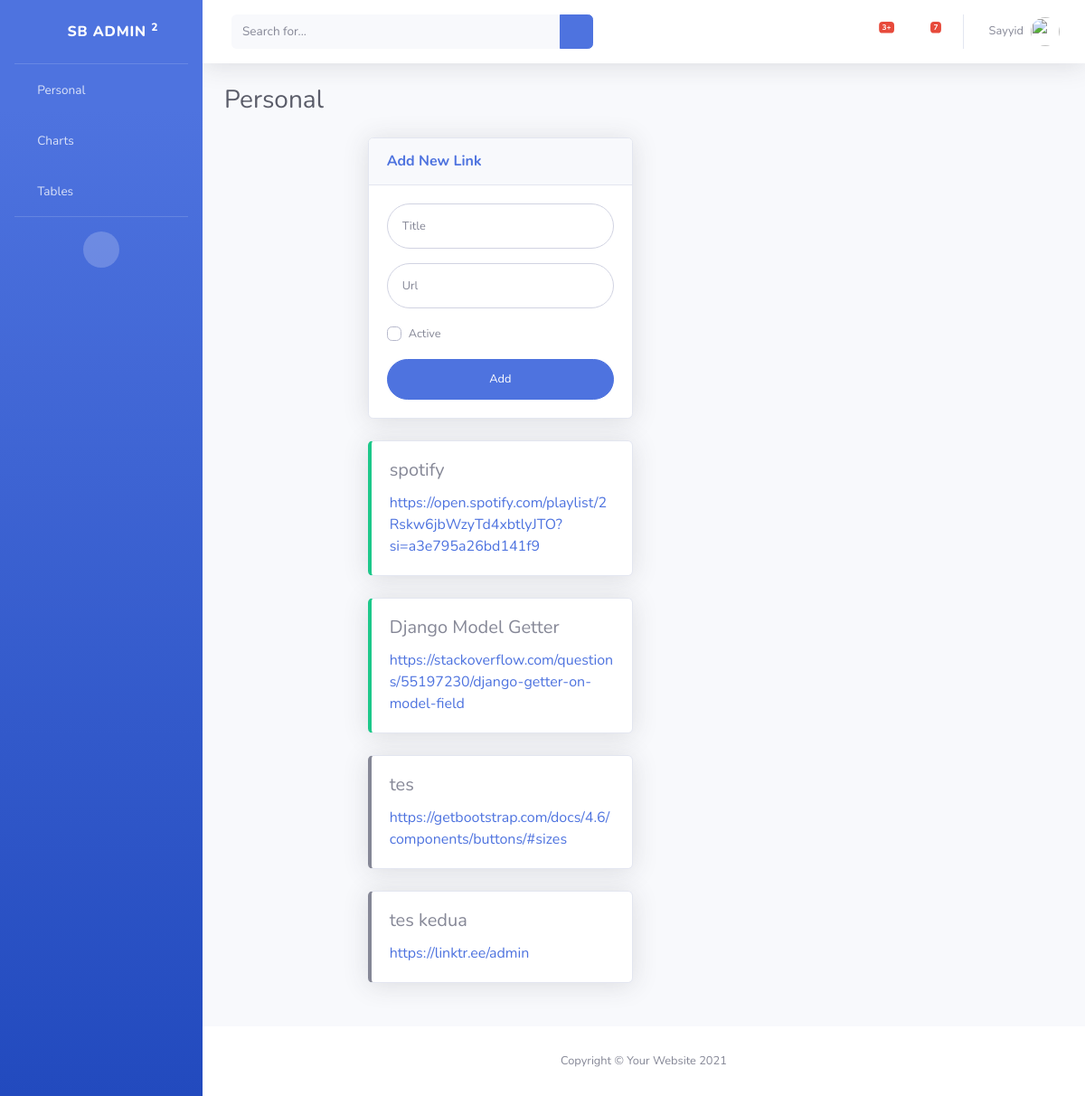
The page /dashboard/ (signed in) on the database its author committed.
### dashboard/models.py (models this page shows, shortened)
class Link(models.Model):
    BASIC = 'BASIC'
    SPOTIFY = 'SPOTIFY'
    YOUTUBE = 'YOUTUBE'
    LINK_TYPE_CHOICES = [
        (BASIC, 'basic'),
        (SPOTIFY, 'spotify'),
        (YOUTUBE, 'youtube'),
    ]
    owner = models.ForeignKey(User, on_delete=models.CASCADE)
    title = models.CharField(max_length=200)
    url = models.URLField(max_length=200, db_column="url")
    is_active = models.BooleanField()

### dashboard/views.py (the view, shortened to what this page needs)
# urls.py: path('', login_required(views.LinkCreate.as_view()), name="home")
class LinkCreate(CreateView):
    form_class = LinkForm
    success_url = reverse_lazy('dashboard:home')
    template_name = 'dashboard/home.html'
    def get_context_data(self, **kwargs):
        kwargs['object_list'] = Link.objects.order_by('id')
        return super(LinkCreate, self).get_context_data(**kwargs)

### dashboard/forms.py
class LinkForm(ModelForm):
    class Meta:
        model = Link
        fields = ['title', 'url', 'is_active']

### dashboard/templates/dashboard/home.html (shortened to what this page needs)
{% extends "dashboard.html" %}
{% block content %}
<div class="d-sm-flex align-items-center justify-content-between mb-4">
    <h1 class="h3 mb-0 text-gray-800">Personal</h1>
</div>
<div class="row">
    <div class="col-lg-4 offset-lg-2 mb-4">
        <div class="card shadow mb-4">
            <a href="#addListCard" class="d-block card-header py-3" data-toggle="collapse" role="button"
                aria-expanded="true" aria-controls="addListCard">
                <h6 class="m-0 font-weight-bold text-primary">Add New Link</h6>
            </a>
            <div class="collapse show" id="addListCard">
                <div class="card-body">
                    <form action="" method="post" class="user">
                        <div class="form-group">
                            <input type="text" class="form-control form-control-user" name="title" id="title"
                                placeholder="Title">
                        </div>
                        <div class="form-group">
                            <input type="text" class="form-control form-control-user" name="url" id="url"
                                placeholder="Url">
                        </div>
                        <div class="form-group">
                            <div class="custom-control custom-checkbox small">
                                <label class="custom-control-label" for="isActive">Active</label>
                            </div>
                        </div>
                        <input type="submit" value="Add" class="btn btn-primary btn-user btn-block" />
                    </form>
                </div>
            </div>
        </div>
        {% if object_list.count < 1 %} <p class="text-center">You don't have any links to display.</p>
            <p class="text-center">Click the button above to add one.</p>
            {% else %}
            {% for link in object_list %}
            <div
                class="card {% if link.is_active %}border-left-success{% else %}border-left-secondary{% endif %} shadow mb-4">
                <div class="card-body">
                    <h5 class="card-title">{{ link.title }}</h5>
                    <a href="{{ link.url }}" class="card-link">{{ link.url }}</a>
                </div>
            </div>
            {% endfor %}
            {% endif %}
    </div>
</div>
{% endblock %}

### templates/dashboard.html (shortened to what this page needs)
<!DOCTYPE html>
<html lang="en">
{% load static %}
<head>
    <link href="{% static 'vendor/fontawesome-free/css/all.min.css' %}" rel="stylesheet" type="text/css">
    <link href="{% static 'css/sb-admin-2.min.css' %}" rel="stylesheet">
</head>
<body id="page-top">
    <div id="wrapper">
        {% include "sidebar.html" %}
        <div id="content-wrapper" class="d-flex flex-column">
            <div id="content">
                {% include "topbar.html" %}
                <div class="container-fluid">
                    {% block content %}{% endblock %}
                </div>
            </div>
            <footer class="sticky-footer bg-white">
                <div class="container my-auto">
                    <div class="copyright text-center my-auto">
                        <span>Copyright &copy; Your Website 2021</span>
                    </div>
                </div>
            </footer>
        </div>
    </div>
</body>
</html>

### templates/sidebar.html
<ul class="navbar-nav bg-gradient-primary sidebar sidebar-dark accordion" id="accordionSidebar">
    <a class="sidebar-brand d-flex align-items-center justify-content-center" href="index.html">
        <div class="sidebar-brand-icon rotate-n-15">
            <i class="fas fa-laugh-wink"></i>
        </div>
        <div class="sidebar-brand-text mx-3">SB Admin <sup>2</sup></div>
    </a>
    <hr class="sidebar-divider my-0">
    <li class="nav-item">
        <a class="nav-link" href="{% url 'dashboard:home' %}">
            <i class="fas fa-fw fa-tachometer-alt"></i>
            <span>Personal</span></a>
    </li>
    <li class="nav-item">
        <a class="nav-link" href="charts.html">
            <i class="fas fa-fw fa-chart-area"></i>
            <span>Charts</span></a>
    </li>
    <li class="nav-item">
        <a class="nav-link" href="tables.html">
            <i class="fas fa-fw fa-table"></i>
            <span>Tables</span></a>
    </li>
    <hr class="sidebar-divider d-none d-md-block">
    <div class="text-center d-none d-md-inline">
        <button class="rounded-circle border-0" id="sidebarToggle"></button>
    </div>
</ul>

### templates/topbar.html (shortened to what this page needs)
{% load static %}
<nav class="navbar navbar-expand navbar-light bg-white topbar mb-4 static-top shadow">
    <form class="d-none d-sm-inline-block form-inline mr-auto ml-md-3 my-2 my-md-0 mw-100 navbar-search">
        <div class="input-group">
            <input type="text" class="form-control bg-light border-0 small" placeholder="Search for..."
                aria-label="Search" aria-describedby="basic-addon2">
            <div class="input-group-append">
                <button class="btn btn-primary" type="button">
                    <i class="fas fa-search fa-sm"></i>
                </button>
            </div>
        </div>
    </form>
    <ul class="navbar-nav ml-auto">
        <li class="nav-item dropdown no-arrow mx-1">
            <a class="nav-link dropdown-toggle" href="#" id="alertsDropdown" role="button" data-toggle="dropdown"
                aria-haspopup="true" aria-expanded="false">
                <i class="fas fa-bell fa-fw"></i>
                <span class="badge badge-danger badge-counter">3+</span>
            </a>
        </li>
        <li class="nav-item dropdown no-arrow mx-1">
            <a class="nav-link dropdown-toggle" href="#" id="messagesDropdown" role="button" data-toggle="dropdown"
                aria-haspopup="true" aria-expanded="false">
                <i class="fas fa-envelope fa-fw"></i>
                <span class="badge badge-danger badge-counter">7</span>
            </a>
        </li>
        <li class="nav-item dropdown no-arrow">
            <a class="nav-link dropdown-toggle" href="#" id="userDropdown" role="button" data-toggle="dropdown"
                aria-haspopup="true" aria-expanded="false">
                <span class="mr-2 d-none d-lg-inline text-gray-600 small">{{ request.user|title }}</span>
                <img class="img-profile rounded-circle" src="{% static 'img/undraw_profile.svg' %}">
            </a>
        </li>
    </ul>
</nav>

### rows shown on the page
Link: title "spotify", url "https://open.spotify.com/playlist/2Rskw6jbWzyTd4xbtlyJTO?si=a3e795a26bd141f9"
Link: title "Django Model Getter", url "https://stackoverflow.com/questions/55197230/django-getter-on-model-field"
Link: title "tes", url "https://getbootstrap.com/docs/4.6/components/buttons/#sizes"
Link: title "tes kedua", url "https://linktr.ee/admin"

### other values the page prints
{{ request.user|title }} "Sayyid"
